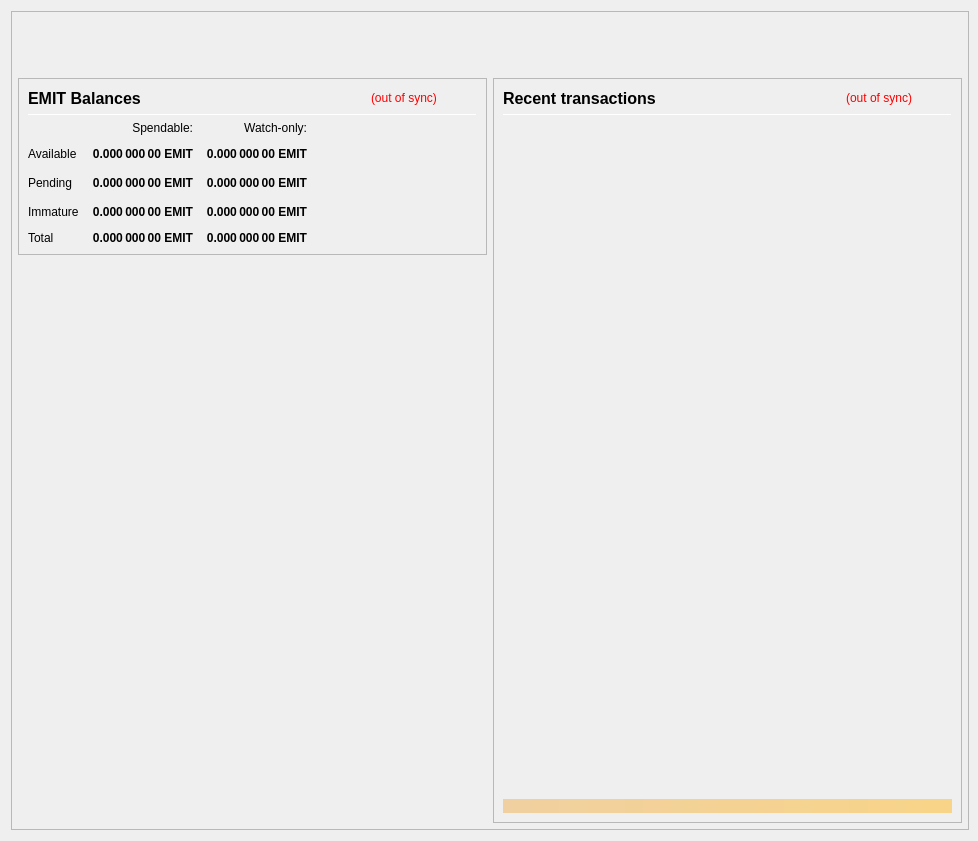
<?xml version="1.0" encoding="UTF-8"?>
<ui version="4.0">
 <class>OverviewPage</class>
 <widget class="QWidget" name="OverviewPage">
  <property name="geometry">
   <rect>
    <x>0</x>
    <y>0</y>
    <width>978</width>
    <height>841</height>
   </rect>
  </property>
  <property name="minimumSize">
   <size>
    <width>960</width>
    <height>682</height>
   </size>
  </property>
  <property name="font">
   <font>
    <weight>50</weight>
    <bold>false</bold>
   </font>
  </property>
  <property name="windowTitle">
   <string>Form</string>
  </property>
  <layout class="QVBoxLayout" name="topLayout" stretch="0">
   <property name="rightMargin">
    <number>9</number>
   </property>
   <item>
    <widget class="QFrame" name="frame_BG">
     <property name="minimumSize">
      <size>
       <width>850</width>
       <height>610</height>
      </size>
     </property>
     <property name="maximumSize">
      <size>
       <width>16777215</width>
       <height>16777215</height>
      </size>
     </property>
     <property name="frameShape">
      <enum>QFrame::StyledPanel</enum>
     </property>
     <property name="frameShadow">
      <enum>QFrame::Raised</enum>
     </property>
     <layout class="QVBoxLayout" name="verticalLayout_3" stretch="0">
      <property name="leftMargin">
       <number>0</number>
      </property>
      <property name="topMargin">
       <number>0</number>
      </property>
      <property name="rightMargin">
       <number>0</number>
      </property>
      <property name="bottomMargin">
       <number>6</number>
      </property>
      <item>
       <layout class="QVBoxLayout" name="verticalLayout_Master" stretch="0,1">
        <property name="leftMargin">
         <number>0</number>
        </property>
        <property name="topMargin">
         <number>0</number>
        </property>
        <property name="rightMargin">
         <number>0</number>
        </property>
        <property name="bottomMargin">
         <number>0</number>
        </property>
        <item>
         <widget class="QFrame" name="frame_Header">
          <layout class="QVBoxLayout" name="verticalLayout_Header" stretch="0">
           <property name="leftMargin">
            <number>0</number>
           </property>
           <property name="topMargin">
            <number>0</number>
           </property>
           <property name="rightMargin">
            <number>0</number>
           </property>
           <property name="bottomMargin">
            <number>0</number>
           </property>
           <item>
            <layout class="QHBoxLayout" name="horizontalLayout_Header" stretch="1,0">
             <property name="spacing">
              <number>6</number>
             </property>
             <item>
              <spacer name="horizontalSpacer_Header">
               <property name="orientation">
                <enum>Qt::Horizontal</enum>
               </property>
               <property name="sizeHint" stdset="0">
                <size>
                 <width>40</width>
                 <height>20</height>
                </size>
               </property>
              </spacer>
             </item>
             <item>
              <widget class="QLabel" name="labelOverviewHeaderRight">
               <property name="minimumSize">
                <size>
                 <width>464</width>
                 <height>60</height>
                </size>
               </property>
               <property name="maximumSize">
                <size>
                 <width>16777215</width>
                 <height>60</height>
                </size>
               </property>
               <property name="font">
                <font>
                 <pointsize>14</pointsize>
                </font>
               </property>
               <property name="text">
                <string/>
               </property>
               <property name="alignment">
                <set>Qt::AlignRight|Qt::AlignTrailing|Qt::AlignVCenter</set>
               </property>
              </widget>
             </item>
            </layout>
           </item>
          </layout>
         </widget>
        </item>
        <item>
         <widget class="QFrame" name="frame_Content">
          <layout class="QVBoxLayout" name="verticalLayout_Content">
           <property name="leftMargin">
            <number>6</number>
           </property>
           <property name="topMargin">
            <number>0</number>
           </property>
           <property name="rightMargin">
            <number>6</number>
           </property>
           <property name="bottomMargin">
            <number>0</number>
           </property>
           <item>
            <layout class="QHBoxLayout" name="horizontalLayout_Content" stretch="1,1">
             <property name="spacing">
              <number>6</number>
             </property>
             <item>
              <layout class="QVBoxLayout" name="verticalLayout_left" stretch="0,0">
               <item>
                <widget class="QFrame" name="frameBalances">
                 <property name="frameShape">
                  <enum>QFrame::StyledPanel</enum>
                 </property>
                 <property name="frameShadow">
                  <enum>QFrame::Raised</enum>
                 </property>
                 <layout class="QVBoxLayout" name="verticalLayout_4">
                  <item>
                   <layout class="QHBoxLayout" name="hlBalancesHeader" stretch="2,0,0">
                    <property name="spacing">
                     <number>6</number>
                    </property>
                    <item>
                     <widget class="QLabel" name="labelBalances">
                      <property name="minimumSize">
                       <size>
                        <width>0</width>
                        <height>0</height>
                       </size>
                      </property>
                      <property name="font">
                       <font>
                        <pointsize>12</pointsize>
                        <weight>75</weight>
                        <bold>true</bold>
                       </font>
                      </property>
                      <property name="text">
                       <string>EMIT Balances</string>
                      </property>
                     </widget>
                    </item>
                    <item>
                     <widget class="QLabel" name="labelWalletStatus">
                      <property name="cursor">
                       <cursorShape>WhatsThisCursor</cursorShape>
                      </property>
                      <property name="toolTip">
                       <string>The displayed information may be out of date. Your wallet automatically synchronizes with the EMIT network after a connection is established, but this process has not completed yet.</string>
                      </property>
                      <property name="styleSheet">
                       <string notr="true">QLabel { color: red; }</string>
                      </property>
                      <property name="text">
                       <string notr="true">(out of sync)</string>
                      </property>
                      <property name="alignment">
                       <set>Qt::AlignLeading|Qt::AlignLeft|Qt::AlignVCenter</set>
                      </property>
                     </widget>
                    </item>
                    <item>
                     <spacer name="hsBalancesHeader">
                      <property name="orientation">
                       <enum>Qt::Horizontal</enum>
                      </property>
                      <property name="sizeHint" stdset="0">
                       <size>
                        <width>40</width>
                        <height>20</height>
                       </size>
                      </property>
                     </spacer>
                    </item>
                   </layout>
                  </item>
                  <item>
                   <widget class="Line" name="lineBalances">
                    <property name="minimumSize">
                     <size>
                      <width>0</width>
                      <height>1</height>
                     </size>
                    </property>
                    <property name="maximumSize">
                     <size>
                      <width>16777215</width>
                      <height>1</height>
                     </size>
                    </property>
                    <property name="orientation">
                     <enum>Qt::Horizontal</enum>
                    </property>
                   </widget>
                  </item>
                  <item>
                   <layout class="QGridLayout" name="gridLayout">
                    <property name="spacing">
                     <number>12</number>
                    </property>
                    <item row="2" column="2">
                     <widget class="QLabel" name="labelWatchPending">
                      <property name="font">
                       <font>
                        <weight>75</weight>
                        <bold>true</bold>
                       </font>
                      </property>
                      <property name="cursor">
                       <cursorShape>ArrowCursor</cursorShape>
                      </property>
                      <property name="toolTip">
                       <string>Unconfirmed transactions to watch-only addresses</string>
                      </property>
                      <property name="text">
                       <string notr="true">0.000 000 00 EMIT</string>
                      </property>
                      <property name="alignment">
                       <set>Qt::AlignRight|Qt::AlignTrailing|Qt::AlignVCenter</set>
                      </property>
                      <property name="textInteractionFlags">
                       <set>Qt::NoTextInteraction</set>
                      </property>
                     </widget>
                    </item>
                    <item row="2" column="1">
                     <widget class="QLabel" name="labelUnconfirmed">
                      <property name="font">
                       <font>
                        <weight>75</weight>
                        <bold>true</bold>
                       </font>
                      </property>
                      <property name="cursor">
                       <cursorShape>ArrowCursor</cursorShape>
                      </property>
                      <property name="toolTip">
                       <string>Total of transactions that have yet to be confirmed, and do not yet count toward the spendable balance</string>
                      </property>
                      <property name="text">
                       <string notr="true">0.000 000 00 EMIT</string>
                      </property>
                      <property name="alignment">
                       <set>Qt::AlignRight|Qt::AlignTrailing|Qt::AlignVCenter</set>
                      </property>
                      <property name="textInteractionFlags">
                       <set>Qt::NoTextInteraction</set>
                      </property>
                     </widget>
                    </item>
                    <item row="3" column="2">
                     <widget class="QLabel" name="labelWatchImmature">
                      <property name="font">
                       <font>
                        <weight>75</weight>
                        <bold>true</bold>
                       </font>
                      </property>
                      <property name="cursor">
                       <cursorShape>ArrowCursor</cursorShape>
                      </property>
                      <property name="toolTip">
                       <string>Staked or masternode rewards in watch-only addresses that has not yet matured</string>
                      </property>
                      <property name="text">
                       <string notr="true">0.000 000 00 EMIT</string>
                      </property>
                      <property name="alignment">
                       <set>Qt::AlignRight|Qt::AlignTrailing|Qt::AlignVCenter</set>
                      </property>
                      <property name="textInteractionFlags">
                       <set>Qt::NoTextInteraction</set>
                      </property>
                     </widget>
                    </item>
                    <item row="4" column="0">
                     <widget class="QLabel" name="labelTotalText">
                      <property name="text">
                       <string>Total</string>
                      </property>
                      <property name="textInteractionFlags">
                       <set>Qt::NoTextInteraction</set>
                      </property>
                     </widget>
                    </item>
                    <item row="3" column="1">
                     <widget class="QLabel" name="labelImmature">
                      <property name="font">
                       <font>
                        <weight>75</weight>
                        <bold>true</bold>
                       </font>
                      </property>
                      <property name="cursor">
                       <cursorShape>ArrowCursor</cursorShape>
                      </property>
                      <property name="toolTip">
                       <string>Staked or masternode rewards that has not yet matured</string>
                      </property>
                      <property name="text">
                       <string notr="true">0.000 000 00 EMIT</string>
                      </property>
                      <property name="alignment">
                       <set>Qt::AlignRight|Qt::AlignTrailing|Qt::AlignVCenter</set>
                      </property>
                      <property name="textInteractionFlags">
                       <set>Qt::NoTextInteraction</set>
                      </property>
                     </widget>
                    </item>
                    <item row="2" column="3">
                     <spacer name="hsBalances">
                      <property name="orientation">
                       <enum>Qt::Horizontal</enum>
                      </property>
                      <property name="sizeHint" stdset="0">
                       <size>
                        <width>40</width>
                        <height>20</height>
                       </size>
                      </property>
                     </spacer>
                    </item>
                    <item row="3" column="0">
                     <widget class="QLabel" name="labelImmatureText">
                      <property name="text">
                       <string>Immature</string>
                      </property>
                      <property name="textInteractionFlags">
                       <set>Qt::NoTextInteraction</set>
                      </property>
                     </widget>
                    </item>
                    <item row="4" column="1">
                     <widget class="QLabel" name="labelTotal">
                      <property name="font">
                       <font>
                        <weight>75</weight>
                        <bold>true</bold>
                       </font>
                      </property>
                      <property name="cursor">
                       <cursorShape>ArrowCursor</cursorShape>
                      </property>
                      <property name="toolTip">
                       <string>Your current total balance</string>
                      </property>
                      <property name="text">
                       <string notr="true">0.000 000 00 EMIT</string>
                      </property>
                      <property name="alignment">
                       <set>Qt::AlignRight|Qt::AlignTrailing|Qt::AlignVCenter</set>
                      </property>
                      <property name="textInteractionFlags">
                       <set>Qt::NoTextInteraction</set>
                      </property>
                     </widget>
                    </item>
                    <item row="4" column="2">
                     <widget class="QLabel" name="labelWatchTotal">
                      <property name="font">
                       <font>
                        <weight>75</weight>
                        <bold>true</bold>
                       </font>
                      </property>
                      <property name="cursor">
                       <cursorShape>ArrowCursor</cursorShape>
                      </property>
                      <property name="toolTip">
                       <string>Current total balance in watch-only addresses</string>
                      </property>
                      <property name="text">
                       <string notr="true">0.000 000 00 EMIT</string>
                      </property>
                      <property name="alignment">
                       <set>Qt::AlignRight|Qt::AlignTrailing|Qt::AlignVCenter</set>
                      </property>
                      <property name="textInteractionFlags">
                       <set>Qt::NoTextInteraction</set>
                      </property>
                     </widget>
                    </item>
                    <item row="0" column="2">
                     <widget class="QLabel" name="labelWatchonly">
                      <property name="text">
                       <string>Watch-only:</string>
                      </property>
                      <property name="alignment">
                       <set>Qt::AlignRight|Qt::AlignTrailing|Qt::AlignVCenter</set>
                      </property>
                     </widget>
                    </item>
                    <item row="1" column="0">
                     <widget class="QLabel" name="labelBalanceText">
                      <property name="text">
                       <string>Available</string>
                      </property>
                      <property name="textInteractionFlags">
                       <set>Qt::NoTextInteraction</set>
                      </property>
                     </widget>
                    </item>
                    <item row="1" column="1">
                     <widget class="QLabel" name="labelBalance">
                      <property name="font">
                       <font>
                        <weight>75</weight>
                        <bold>true</bold>
                       </font>
                      </property>
                      <property name="cursor">
                       <cursorShape>ArrowCursor</cursorShape>
                      </property>
                      <property name="toolTip">
                       <string>Your current spendable balance</string>
                      </property>
                      <property name="text">
                       <string notr="true">0.000 000 00 EMIT</string>
                      </property>
                      <property name="alignment">
                       <set>Qt::AlignRight|Qt::AlignTrailing|Qt::AlignVCenter</set>
                      </property>
                      <property name="textInteractionFlags">
                       <set>Qt::NoTextInteraction</set>
                      </property>
                     </widget>
                    </item>
                    <item row="1" column="2">
                     <widget class="QLabel" name="labelWatchAvailable">
                      <property name="font">
                       <font>
                        <weight>75</weight>
                        <bold>true</bold>
                       </font>
                      </property>
                      <property name="cursor">
                       <cursorShape>ArrowCursor</cursorShape>
                      </property>
                      <property name="toolTip">
                       <string>Your current balance in watch-only addresses</string>
                      </property>
                      <property name="text">
                       <string notr="true">0.000 000 00 EMIT</string>
                      </property>
                      <property name="alignment">
                       <set>Qt::AlignRight|Qt::AlignTrailing|Qt::AlignVCenter</set>
                      </property>
                      <property name="textInteractionFlags">
                       <set>Qt::NoTextInteraction</set>
                      </property>
                     </widget>
                    </item>
                    <item row="2" column="0">
                     <widget class="QLabel" name="labelPendingText">
                      <property name="text">
                       <string>Pending</string>
                      </property>
                      <property name="textInteractionFlags">
                       <set>Qt::NoTextInteraction</set>
                      </property>
                     </widget>
                    </item>
                    <item row="0" column="1">
                     <widget class="QLabel" name="labelSpendable">
                      <property name="text">
                       <string>Spendable:</string>
                      </property>
                      <property name="alignment">
                       <set>Qt::AlignRight|Qt::AlignTrailing|Qt::AlignVCenter</set>
                      </property>
                     </widget>
                    </item>
                   </layout>
                  </item>
                 </layout>
                </widget>
               </item>
               <item>
                <spacer name="verticalSpacer">
                 <property name="orientation">
                  <enum>Qt::Vertical</enum>
                 </property>
                 <property name="sizeHint" stdset="0">
                  <size>
                   <width>20</width>
                   <height>40</height>
                  </size>
                 </property>
                </spacer>
               </item>
              </layout>
             </item>
             <item>
              <layout class="QVBoxLayout" name="verticalLayout_right" stretch="1">
               <item>
                <widget class="QFrame" name="frame_RecentTransactions">
                 <property name="minimumSize">
                  <size>
                   <width>0</width>
                   <height>0</height>
                  </size>
                 </property>
                 <property name="frameShape">
                  <enum>QFrame::StyledPanel</enum>
                 </property>
                 <property name="frameShadow">
                  <enum>QFrame::Raised</enum>
                 </property>
                 <layout class="QVBoxLayout" name="verticalLayout_1" stretch="0,0,0,0,0">
                  <item>
                   <layout class="QHBoxLayout" name="horizontalLayout_2" stretch="2,0,0">
                    <property name="spacing">
                     <number>3</number>
                    </property>
                    <item>
                     <widget class="QLabel" name="label_4">
                      <property name="minimumSize">
                       <size>
                        <width>0</width>
                        <height>20</height>
                       </size>
                      </property>
                      <property name="font">
                       <font>
                        <pointsize>12</pointsize>
                        <weight>75</weight>
                        <bold>true</bold>
                       </font>
                      </property>
                      <property name="text">
                       <string>Recent transactions</string>
                      </property>
                     </widget>
                    </item>
                    <item>
                     <widget class="QLabel" name="labelTransactionsStatus">
                      <property name="cursor">
                       <cursorShape>WhatsThisCursor</cursorShape>
                      </property>
                      <property name="toolTip">
                       <string>The displayed information may be out of date. Your wallet automatically synchronizes with the EMIT network after a connection is established, but this process has not completed yet.</string>
                      </property>
                      <property name="styleSheet">
                       <string notr="true">QLabel { color: red; }</string>
                      </property>
                      <property name="text">
                       <string notr="true">(out of sync)</string>
                      </property>
                      <property name="alignment">
                       <set>Qt::AlignRight|Qt::AlignTrailing|Qt::AlignVCenter</set>
                      </property>
                     </widget>
                    </item>
                    <item>
                     <spacer name="horizontalSpacer">
                      <property name="orientation">
                       <enum>Qt::Horizontal</enum>
                      </property>
                      <property name="sizeHint" stdset="0">
                       <size>
                        <width>40</width>
                        <height>20</height>
                       </size>
                      </property>
                     </spacer>
                    </item>
                   </layout>
                  </item>
                  <item>
                   <widget class="Line" name="line">
                    <property name="minimumSize">
                     <size>
                      <width>0</width>
                      <height>1</height>
                     </size>
                    </property>
                    <property name="maximumSize">
                     <size>
                      <width>16777215</width>
                      <height>1</height>
                     </size>
                    </property>
                    <property name="orientation">
                     <enum>Qt::Horizontal</enum>
                    </property>
                   </widget>
                  </item>
                  <item>
                   <widget class="QListView" name="listTransactions">
                    <property name="minimumSize">
                     <size>
                      <width>0</width>
                      <height>0</height>
                     </size>
                    </property>
                    <property name="styleSheet">
                     <string notr="true">QListView { background: transparent; }</string>
                    </property>
                    <property name="frameShape">
                     <enum>QFrame::NoFrame</enum>
                    </property>
                    <property name="verticalScrollBarPolicy">
                     <enum>Qt::ScrollBarAlwaysOff</enum>
                    </property>
                    <property name="horizontalScrollBarPolicy">
                     <enum>Qt::ScrollBarAlwaysOff</enum>
                    </property>
                    <property name="selectionMode">
                     <enum>QAbstractItemView::NoSelection</enum>
                    </property>
                   </widget>
                  </item>
                  <item>
                   <spacer name="verticalSpacer_2">
                    <property name="orientation">
                     <enum>Qt::Vertical</enum>
                    </property>
                    <property name="sizeType">
                     <enum>QSizePolicy::Expanding</enum>
                    </property>
                    <property name="sizeHint" stdset="0">
                     <size>
                      <width>20</width>
                      <height>40</height>
                     </size>
                    </property>
                   </spacer>
                  </item>
                  <item>
                   <widget class="QLabel" name="labelAlerts">
                    <property name="maximumSize">
                     <size>
                      <width>16777215</width>
                      <height>16777215</height>
                     </size>
                    </property>
                    <property name="styleSheet">
                     <string notr="true">background-color: qlineargradient(x1: 0, y1: 0, x2: 1, y2: 0, stop:0 #F0D0A0, stop:1 #F8D488); color:#000000;</string>
                    </property>
                    <property name="text">
                     <string/>
                    </property>
                    <property name="wordWrap">
                     <bool>true</bool>
                    </property>
                    <property name="margin">
                     <number>3</number>
                    </property>
                   </widget>
                  </item>
                 </layout>
                </widget>
               </item>
              </layout>
             </item>
            </layout>
           </item>
          </layout>
         </widget>
        </item>
       </layout>
      </item>
     </layout>
    </widget>
   </item>
  </layout>
 </widget>
 <resources/>
 <connections/>
</ui>
